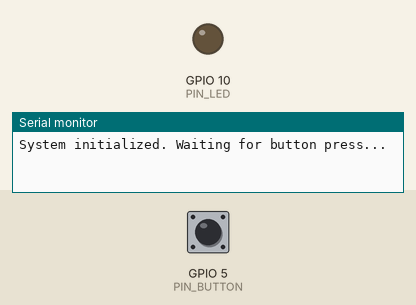
This program was run on a simulated Seeed XIAO ESP32-C3. Parts: output pins drawn as LEDs (lit = HIGH), the last lines printed to the serial monitor. The inputs (shaded band) are chosen by the test bench; at power-on: GPIO 5 (PIN_BUTTON) HIGH.

Above: at 3.2 s.
3.3 s: GPIO 5 (PIN_BUTTON) pulled LOW for 0.15 s
At 4.4 s:
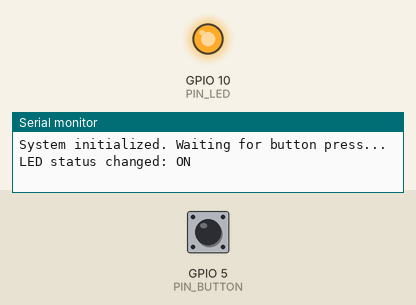
4.9 s: GPIO 5 (PIN_BUTTON) pulled LOW for 1 s
At 5.6 s:
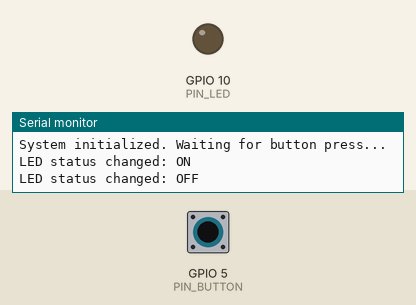
7.4 s: GPIO 5 (PIN_BUTTON) pulled LOW for 3.2 s
At 8.7 s:
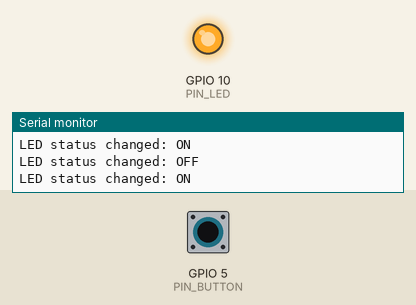
Timing chart, 0 to 10.4 s (numbered marks = the images above; inputs shaded):
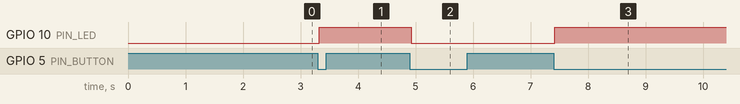

Measured:
- after the input at 3.3 s, GPIO 10 (PIN_LED): LOW → HIGH at once
- after the input at 4.9 s, GPIO 10 (PIN_LED): HIGH → LOW at once
- after the input at 7.4 s, GPIO 10 (PIN_LED): LOW → HIGH at once

The program:

main.cpp
```cpp
#include <Arduino.h>
#include <Bounce2.h>

// --------------------
// Pin configuration
// --------------------
constexpr uint8_t PIN_BUTTON = D3;
constexpr uint8_t PIN_LED    = D10;

// --------------------
// Objects & State
// --------------------
Bounce buttonDebounce;
bool isLedOn = false;

// --------------------
// Helper function
// --------------------
void updateLed() {
  digitalWrite(PIN_LED, isLedOn ? HIGH : LOW);
}

// --------------------
// Arduino setup
// --------------------
void setup() {
  Serial.begin(115200);
  delay(2000);

  pinMode(PIN_LED, OUTPUT);
  updateLed();  // set initial LED state

  pinMode(PIN_BUTTON, INPUT_PULLUP);
  buttonDebounce.attach(PIN_BUTTON);
  buttonDebounce.interval(25);

  Serial.println("System initialized. Waiting for button press...");
}

// --------------------
// Arduino loop
// --------------------
void loop() {
  buttonDebounce.update();

  if (buttonDebounce.fell()) {   // detect button press (active LOW)
    isLedOn = !isLedOn;           // toggle LED state
    updateLed();

    Serial.print("LED status changed: ");
    Serial.println(isLedOn ? "ON" : "OFF");
  }
}
```
